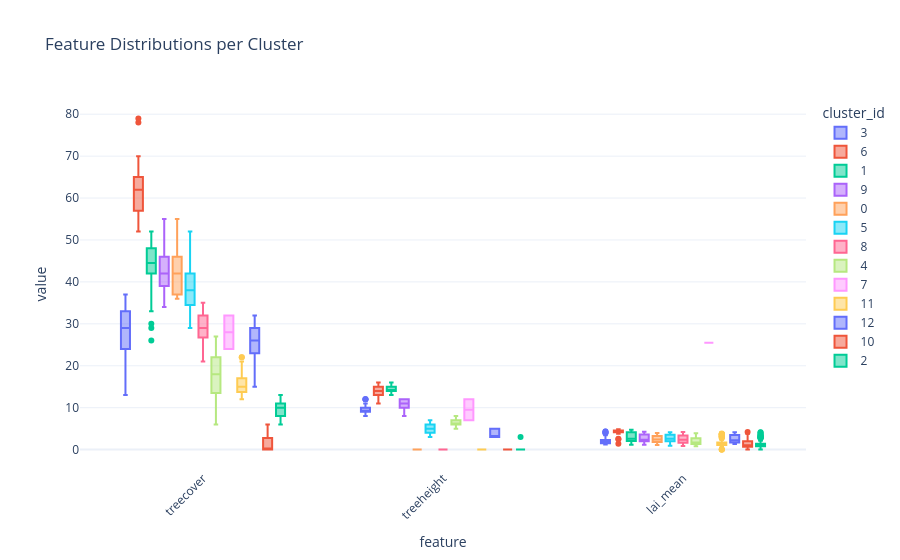

Here is the notebook cell this chart was saved with:
### Code cell
import plotly.express as px

melted = td.melt(
    id_vars=["cluster_id"],
    value_vars=PRIMITIVE_COLUMNS,
    var_name="feature",
    value_name="value"
)

fig = px.box(
    melted,
    x="feature",
    y="value",
    color="cluster_id",
    title="Feature Distributions per Cluster",
    points="outliers"
)

fig.update_layout(
    template="plotly_white",
    xaxis_tickangle=-45
)

fig.show()

### Figure 1 — Plotly figure (JSON) as saved in the notebook; plotly's stock layout.template omitted (floating-point values rounded to 4 significant figures; data arrays with more than 128 entries replaced by an {"elided": "..."} marker saying what was removed)
{"data": [{"alignmentgroup": "True", "boxpoints": "outliers", "hovertemplate": "cluster_id=3<br>feature=%{x}<br>value=%{y}<extra></extra>", "legendgroup": "3", "marker": {"color": "#636efa"}, "name": "3", "notched": false, "offsetgroup": "3", "orientation": "v", "showlegend": true, "type": "box", "x": {"elided": "129 str values"}, "x0": " ", "xaxis": "x", "y": {"elided": "129 float values"}, "y0": " ", "yaxis": "y"}, {"alignmentgroup": "True", "boxpoints": "outliers", "hovertemplate": "cluster_id=6<br>feature=%{x}<br>value=%{y}<extra></extra>", "legendgroup": "6", "marker": {"color": "#EF553B"}, "name": "6", "notched": false, "offsetgroup": "6", "orientation": "v", "showlegend": true, "type": "box", "x": ["treecover", "treecover", "treecover", "treecover", "treecover", "treecover", "treecover", "treecover", "treecover", "treecover", "treecover", "treecover", "treecover", "treecover", "treecover", "treecover", "treecover", "treecover", "treecover", "treecover", "treecover", "treecover", "treecover", "treecover", "treecover", "treecover", "treecover", "treecover", "treecover", "treecover", "treecover", "treecover", "treeheight", "treeheight", "treeheight", "treeheight", "treeheight", "treeheight", "treeheight", "treeheight", "treeheight", "treeheight", "treeheight", "treeheight", "treeheight", "treeheight", "treeheight", "treeheight", "treeheight", "treeheight", "treeheight", "treeheight", "treeheight", "treeheight", "treeheight", "treeheight", "treeheight", "treeheight", "treeheight", "treeheight", "treeheight", "treeheight", "treeheight", "treeheight", "lai_mean", "lai_mean", "lai_mean", "lai_mean", "lai_mean", "lai_mean", "lai_mean", "lai_mean", "lai_mean", "lai_mean", "lai_mean", "lai_mean", "lai_mean", "lai_mean", "lai_mean", "lai_mean", "lai_mean", "lai_mean", "lai_mean", "lai_mean", "lai_mean", "lai_mean", "lai_mean", "lai_mean", "lai_mean", "lai_mean", "lai_mean", "lai_mean", "lai_mean", "lai_mean", "lai_mean", "lai_mean"], "x0": " ", "xaxis": "x", "y": [53.0, 53.0, 65.0, 52.0, 59.0, 64.0, 69.0, 55.0, 78.0, 65.0, 64.0, 62.0, 60.0, 53.0, 79.0, 59.0, 62.0, 64.0, 56.0, 59.0, 56.0, 70.0, 58.0, 62.0, 63.0, 62.0, 63.0, 67.0, 64.0, 69.0, 68.0, 53.0, 15.0, 15.0, 14.0, 13.0, 14.0, 15.0, 15.0, 13.0, 15.0, 16.0, 14.0, 14.0, 11.0, 15.0, 15.0, 14.0, 13.0, 13.0, 13.0, 15.0, 14.0, 14.0, 13.0, 15.0, 14.0, 13.0, 14.0, 13.0, 14.0, 14.0, 14.0, 13.0, 4.033, 4.707, 4.15, 4.454, 4.4, 4.187, 4.45, 4.322, 4.82, 4.57, 4.287, 3.754, 4.226, 4.72, 4.676, 4.341, 4.526, 4.63, 2.498, 1.389, 4.796, 3.82, 4.411, 4.115, 4.846, 4.539, 4.526, 4.563, 4.237, 4.048, 4.5, 2.602], "y0": " ", "yaxis": "y"}, {"alignmentgroup": "True", "boxpoints": "outliers", "hovertemplate": "cluster_id=1<br>feature=%{x}<br>value=%{y}<extra></extra>", "legendgroup": "1", "marker": {"color": "#00cc96"}, "name": "1", "notched": false, "offsetgroup": "1", "orientation": "v", "showlegend": true, "type": "box", "x": ["treecover", "treecover", "treecover", "treecover", "treecover", "treecover", "treecover", "treecover", "treecover", "treecover", "treecover", "treecover", "treecover", "treecover", "treecover", "treecover", "treecover", "treecover", "treecover", "treecover", "treecover", "treecover", "treecover", "treecover", "treecover", "treecover", "treecover", "treecover", "treecover", "treecover", "treecover", "treecover", "treecover", "treecover", "treecover", "treecover", "treecover", "treecover", "treeheight", "treeheight", "treeheight", "treeheight", "treeheight", "treeheight", "treeheight", "treeheight", "treeheight", "treeheight", "treeheight", "treeheight", "treeheight", "treeheight", "treeheight", "treeheight", "treeheight", "treeheight", "treeheight", "treeheight", "treeheight", "treeheight", "treeheight", "treeheight", "treeheight", "treeheight", "treeheight", "treeheight", "treeheight", "treeheight", "treeheight", "treeheight", "treeheight", "treeheight", "treeheight", "treeheight", "treeheight", "treeheight", "lai_mean", "lai_mean", "lai_mean", "lai_mean", "lai_mean", "lai_mean", "lai_mean", "lai_mean", "lai_mean", "lai_mean", "lai_mean", "lai_mean", "lai_mean", "lai_mean", "lai_mean", "lai_mean", "lai_mean", "lai_mean", "lai_mean", "lai_mean", "lai_mean", "lai_mean", "lai_mean", "lai_mean", "lai_mean", "lai_mean", "lai_mean", "lai_mean", "lai_mean", "lai_mean", "lai_mean", "lai_mean", "lai_mean", "lai_mean", "lai_mean", "lai_mean", "lai_mean", "lai_mean"], "x0": " ", "xaxis": "x", "y": [51.0, 45.0, 29.0, 38.0, 43.0, 52.0, 45.0, 47.0, 30.0, 46.0, 47.0, 43.0, 43.0, 42.0, 49.0, 26.0, 48.0, 48.0, 43.0, 49.0, 43.0, 47.0, 44.0, 44.0, 33.0, 47.0, 42.0, 39.0, 33.0, 44.0, 51.0, 50.0, 37.0, 44.0, 48.0, 45.0, 51.0, 47.0, 13.0, 15.0, 13.0, 15.0, 14.0, 15.0, 14.0, 13.0, 15.0, 15.0, 13.0, 13.0, 16.0, 13.0, 15.0, 15.0, 15.0, 14.0, 14.0, 15.0, 15.0, 14.0, 15.0, 14.0, 15.0, 14.0, 13.0, 14.0, 15.0, 13.0, 14.0, 16.0, 13.0, 14.0, 16.0, 14.0, 14.0, 14.0, 3.72, 4.485, 2.035, 1.863, 2.293, 2.67, 4.328, 4.27, 4.161, 4.376, 4.157, 2.124, 2.246, 4.009, 2.224, 3.828, 3.915, 4.004, 4.435, 4.35, 2.204, 4.098, 2.552, 2.178, 3.526, 2.17, 1.474, 1.97, 2.15, 1.17, 1.17, 4.248, 1.52, 1.696, 1.991, 4.724, 4.724, 2.078], "y0": " ", "yaxis": "y"}, {"alignmentgroup": "True", "boxpoints": "outliers", "hovertemplate": "cluster_id=9<br>feature=%{x}<br>value=%{y}<extra></extra>", "legendgroup": "9", "marker": {"color": "#ab63fa"}, "name": "9", "notched": false, "offsetgroup": "9", "orientation": "v", "showlegend": true, "type": "box", "x": {"elided": "171 str values"}, "x0": " ", "xaxis": "x", "y": {"elided": "171 float values"}, "y0": " ", "yaxis": "y"}, {"alignmentgroup": "True", "boxpoints": "outliers", "hovertemplate": "cluster_id=0<br>feature=%{x}<br>value=%{y}<extra></extra>", "legendgroup": "0", "marker": {"color": "#FFA15A"}, "name": "0", "notched": false, "offsetgroup": "0", "orientation": "v", "showlegend": true, "type": "box", "x": ["treecover", "treecover", "treecover", "treecover", "treecover", "treecover", "treecover", "treecover", "treecover", "treecover", "treecover", "treecover", "treecover", "treecover", "treecover", "treecover", "treecover", "treecover", "treeheight", "treeheight", "treeheight", "treeheight", "treeheight", "treeheight", "treeheight", "treeheight", "treeheight", "treeheight", "treeheight", "treeheight", "treeheight", "treeheight", "treeheight", "treeheight", "treeheight", "treeheight", "lai_mean", "lai_mean", "lai_mean", "lai_mean", "lai_mean", "lai_mean", "lai_mean", "lai_mean", "lai_mean", "lai_mean", "lai_mean", "lai_mean", "lai_mean", "lai_mean", "lai_mean", "lai_mean", "lai_mean", "lai_mean"], "x0": " ", "xaxis": "x", "y": [54.0, 38.0, 42.0, 37.0, 36.0, 40.0, 42.0, 46.0, 36.0, 37.0, 45.0, 47.0, 41.0, 44.0, 36.0, 55.0, 45.0, 46.0, 0.0, 0.0, 0.0, 0.0, 0.0, 0.0, 0.0, 0.0, 0.0, 0.0, 0.0, 0.0, 0.0, 0.0, 0.0, 0.0, 0.0, 0.0, 3.97, 2.726, 1.822, 3.207, 2.898, 3.3, 2.07, 1.598, 1.989, 1.759, 1.107, 3.298, 3.237, 1.726, 3.628, 2.022, 1.863, 3.193], "y0": " ", "yaxis": "y"}, {"alignmentgroup": "True", "boxpoints": "outliers", "hovertemplate": "cluster_id=5<br>feature=%{x}<br>value=%{y}<extra></extra>", "legendgroup": "5", "marker": {"color": "#19d3f3"}, "name": "5", "notched": false, "offsetgroup": "5", "orientation": "v", "showlegend": true, "type": "box", "x": ["treecover", "treecover", "treecover", "treecover", "treecover", "treecover", "treecover", "treecover", "treecover", "treecover", "treecover", "treecover", "treecover", "treecover", "treecover", "treecover", "treecover", "treecover", "treecover", "treecover", "treecover", "treecover", "treecover", "treecover", "treecover", "treecover", "treecover", "treecover", "treecover", "treecover", "treecover", "treecover", "treecover", "treeheight", "treeheight", "treeheight", "treeheight", "treeheight", "treeheight", "treeheight", "treeheight", "treeheight", "treeheight", "treeheight", "treeheight", "treeheight", "treeheight", "treeheight", "treeheight", "treeheight", "treeheight", "treeheight", "treeheight", "treeheight", "treeheight", "treeheight", "treeheight", "treeheight", "treeheight", "treeheight", "treeheight", "treeheight", "treeheight", "treeheight", "treeheight", "treeheight", "lai_mean", "lai_mean", "lai_mean", "lai_mean", "lai_mean", "lai_mean", "lai_mean", "lai_mean", "lai_mean", "lai_mean", "lai_mean", "lai_mean", "lai_mean", "lai_mean", "lai_mean", "lai_mean", "lai_mean", "lai_mean", "lai_mean", "lai_mean", "lai_mean", "lai_mean", "lai_mean", "lai_mean", "lai_mean", "lai_mean", "lai_mean", "lai_mean", "lai_mean", "lai_mean", "lai_mean", "lai_mean", "lai_mean"], "x0": " ", "xaxis": "x", "y": [35.0, 38.0, 41.0, 39.0, 35.0, 33.0, 32.0, 32.0, 43.0, 42.0, 38.0, 39.0, 45.0, 46.0, 43.0, 45.0, 29.0, 31.0, 38.0, 42.0, 33.0, 52.0, 38.0, 37.0, 31.0, 38.0, 37.0, 49.0, 35.0, 35.0, 37.0, 32.0, 41.0, 4.0, 5.0, 4.0, 7.0, 5.0, 6.0, 5.0, 6.0, 5.0, 6.0, 5.0, 4.0, 5.0, 4.0, 3.0, 4.0, 6.0, 7.0, 5.0, 3.0, 5.0, 3.0, 5.0, 7.0, 6.0, 5.0, 5.0, 6.0, 7.0, 4.0, 6.0, 5.0, 6.0, 3.561, 3.385, 3.652, 1.835, 3.596, 0.9739, 2.574, 0.9391, 4.054, 2.363, 3.259, 1.602, 4.128, 2.278, 3.207, 3.476, 1.989, 2.346, 3.804, 2.067, 3.804, 3.05, 3.05, 1.217, 1.607, 2.05, 3.572, 2.246, 3.339, 3.593, 1.824, 2.078, 1.972], "y0": " ", "yaxis": "y"}, {"alignmentgroup": "True", "boxpoints": "outliers", "hovertemplate": "cluster_id=8<br>feature=%{x}<br>value=%{y}<extra></extra>", "legendgroup": "8", "marker": {"color": "#FF6692"}, "name": "8", "notched": false, "offsetgroup": "8", "orientation": "v", "showlegend": true, "type": "box", "x": {"elided": "171 str values"}, "x0": " ", "xaxis": "x", "y": {"elided": "171 float values"}, "y0": " ", "yaxis": "y"}, {"alignmentgroup": "True", "boxpoints": "outliers", "hovertemplate": "cluster_id=4<br>feature=%{x}<br>value=%{y}<extra></extra>", "legendgroup": "4", "marker": {"color": "#B6E880"}, "name": "4", "notched": false, "offsetgroup": "4", "orientation": "v", "showlegend": true, "type": "box", "x": ["treecover", "treecover", "treecover", "treecover", "treecover", "treecover", "treecover", "treecover", "treecover", "treecover", "treecover", "treecover", "treecover", "treecover", "treecover", "treecover", "treecover", "treecover", "treecover", "treecover", "treecover", "treecover", "treecover", "treecover", "treecover", "treecover", "treecover", "treecover", "treecover", "treecover", "treecover", "treecover", "treecover", "treecover", "treecover", "treecover", "treecover", "treecover", "treecover", "treecover", "treeheight", "treeheight", "treeheight", "treeheight", "treeheight", "treeheight", "treeheight", "treeheight", "treeheight", "treeheight", "treeheight", "treeheight", "treeheight", "treeheight", "treeheight", "treeheight", "treeheight", "treeheight", "treeheight", "treeheight", "treeheight", "treeheight", "treeheight", "treeheight", "treeheight", "treeheight", "treeheight", "treeheight", "treeheight", "treeheight", "treeheight", "treeheight", "treeheight", "treeheight", "treeheight", "treeheight", "treeheight", "treeheight", "treeheight", "treeheight", "lai_mean", "lai_mean", "lai_mean", "lai_mean", "lai_mean", "lai_mean", "lai_mean", "lai_mean", "lai_mean", "lai_mean", "lai_mean", "lai_mean", "lai_mean", "lai_mean", "lai_mean", "lai_mean", "lai_mean", "lai_mean", "lai_mean", "lai_mean", "lai_mean", "lai_mean", "lai_mean", "lai_mean", "lai_mean", "lai_mean", "lai_mean", "lai_mean", "lai_mean", "lai_mean", "lai_mean", "lai_mean", "lai_mean", "lai_mean", "lai_mean", "lai_mean", "lai_mean", "lai_mean", "lai_mean", "lai_mean"], "x0": " ", "xaxis": "x", "y": [27.0, 26.0, 20.0, 22.0, 20.0, 10.0, 12.0, 11.0, 14.0, 23.0, 21.0, 21.0, 18.0, 17.0, 25.0, 18.0, 12.0, 18.0, 21.0, 24.0, 25.0, 25.0, 21.0, 20.0, 13.0, 25.0, 10.0, 10.0, 14.0, 17.0, 15.0, 22.0, 26.0, 14.0, 15.0, 12.0, 19.0, 6.0, 16.0, 9.0, 7.0, 6.0, 6.0, 6.0, 8.0, 6.0, 6.0, 6.0, 6.0, 6.0, 6.0, 6.0, 8.0, 8.0, 6.0, 5.0, 6.0, 8.0, 5.0, 7.0, 6.0, 6.0, 7.0, 5.0, 5.0, 6.0, 6.0, 6.0, 7.0, 5.0, 6.0, 8.0, 7.0, 6.0, 7.0, 6.0, 8.0, 5.0, 7.0, 6.0, 1.835, 3.387, 1.285, 0.9804, 1.054, 0.8065, 1.17, 3.893, 1.187, 1.883, 1.596, 1.813, 1.813, 1.446, 1.835, 3.148, 3.402, 3.446, 1.052, 1.348, 1.92, 1.824, 3.096, 2.346, 1.467, 3.526, 1.474, 1.324, 1.73, 3.785, 1.709, 1.433, 1.62, 1.572, 1.67, 3.443, 1.191, 3.715, 1.574, 1.352], "y0": " ", "yaxis": "y"}, {"alignmentgroup": "True", "boxpoints": "outliers", "hovertemplate": "cluster_id=7<br>feature=%{x}<br>value=%{y}<extra></extra>", "legendgroup": "7", "marker": {"color": "#FF97FF"}, "name": "7", "notched": false, "offsetgroup": "7", "orientation": "v", "showlegend": true, "type": "box", "x": ["treecover", "treecover", "treeheight", "treeheight", "lai_mean", "lai_mean"], "x0": " ", "xaxis": "x", "y": [32.0, 24.0, 12.0, 7.0, 25.5, 25.5], "y0": " ", "yaxis": "y"}, {"alignmentgroup": "True", "boxpoints": "outliers", "hovertemplate": "cluster_id=11<br>feature=%{x}<br>value=%{y}<extra></extra>", "legendgroup": "11", "marker": {"color": "#FECB52"}, "name": "11", "notched": false, "offsetgroup": "11", "orientation": "v", "showlegend": true, "type": "box", "x": {"elided": "399 str values"}, "x0": " ", "xaxis": "x", "y": {"elided": "399 float values"}, "y0": " ", "yaxis": "y"}, {"alignmentgroup": "True", "boxpoints": "outliers", "hovertemplate": "cluster_id=12<br>feature=%{x}<br>value=%{y}<extra></extra>", "legendgroup": "12", "marker": {"color": "#636efa"}, "name": "12", "notched": false, "offsetgroup": "12", "orientation": "v", "showlegend": true, "type": "box", "x": ["treecover", "treecover", "treecover", "treecover", "treecover", "treecover", "treecover", "treecover", "treecover", "treecover", "treecover", "treecover", "treecover", "treecover", "treecover", "treecover", "treecover", "treecover", "treecover", "treecover", "treecover", "treecover", "treecover", "treecover", "treeheight", "treeheight", "treeheight", "treeheight", "treeheight", "treeheight", "treeheight", "treeheight", "treeheight", "treeheight", "treeheight", "treeheight", "treeheight", "treeheight", "treeheight", "treeheight", "treeheight", "treeheight", "treeheight", "treeheight", "treeheight", "treeheight", "treeheight", "treeheight", "lai_mean", "lai_mean", "lai_mean", "lai_mean", "lai_mean", "lai_mean", "lai_mean", "lai_mean", "lai_mean", "lai_mean", "lai_mean", "lai_mean", "lai_mean", "lai_mean", "lai_mean", "lai_mean", "lai_mean", "lai_mean", "lai_mean", "lai_mean", "lai_mean", "lai_mean", "lai_mean", "lai_mean"], "x0": " ", "xaxis": "x", "y": [26.0, 27.0, 30.0, 30.0, 27.0, 26.0, 27.0, 29.0, 30.0, 19.0, 15.0, 28.0, 30.0, 25.0, 23.0, 32.0, 23.0, 15.0, 23.0, 26.0, 25.0, 23.0, 25.0, 29.0, 3.0, 3.0, 5.0, 4.0, 3.0, 3.0, 5.0, 3.0, 5.0, 3.0, 3.0, 5.0, 5.0, 4.0, 3.0, 3.0, 3.0, 3.0, 3.0, 5.0, 5.0, 5.0, 3.0, 3.0, 2.68, 2.03, 2.635, 2.983, 4.135, 1.359, 3.926, 1.998, 3.772, 2.446, 1.717, 1.88, 3.713, 3.713, 1.698, 3.715, 1.55, 1.846, 1.685, 3.28, 1.639, 1.585, 2.504, 1.448], "y0": " ", "yaxis": "y"}, {"alignmentgroup": "True", "boxpoints": "outliers", "hovertemplate": "cluster_id=10<br>feature=%{x}<br>value=%{y}<extra></extra>", "legendgroup": "10", "marker": {"color": "#EF553B"}, "name": "10", "notched": false, "offsetgroup": "10", "orientation": "v", "showlegend": true, "type": "box", "x": {"elided": "165 str values"}, "x0": " ", "xaxis": "x", "y": {"elided": "165 float values"}, "y0": " ", "yaxis": "y"}, {"alignmentgroup": "True", "boxpoints": "outliers", "hovertemplate": "cluster_id=2<br>feature=%{x}<br>value=%{y}<extra></extra>", "legendgroup": "2", "marker": {"color": "#00cc96"}, "name": "2", "notched": false, "offsetgroup": "2", "orientation": "v", "showlegend": true, "type": "box", "x": {"elided": "504 str values"}, "x0": " ", "xaxis": "x", "y": {"elided": "504 float values"}, "y0": " ", "yaxis": "y"}], "layout": {"boxmode": "group", "legend": {"title": {"text": "cluster_id"}, "tracegroupgap": 0}, "title": {"text": "Feature Distributions per Cluster"}, "xaxis": {"anchor": "y", "domain": [0, 1], "tickangle": -45, "title": {"text": "feature"}}, "yaxis": {"anchor": "x", "domain": [0, 1], "title": {"text": "value"}}}}
